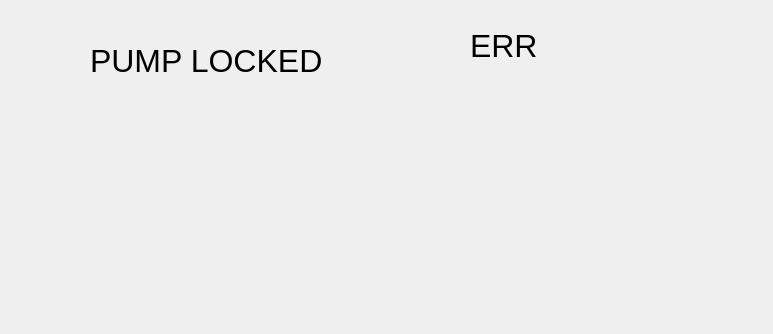
<?xml version="1.0" encoding="UTF-8"?>
<ui version="4.0">
 <class>LockPage</class>
 <widget class="QWidget" name="LockPage">
  <property name="geometry">
   <rect>
    <x>0</x>
    <y>0</y>
    <width>773</width>
    <height>334</height>
   </rect>
  </property>
  <property name="windowTitle">
   <string>Form</string>
  </property>
  <widget class="QLabel" name="lblMessage">
   <property name="geometry">
    <rect>
     <x>90</x>
     <y>20</y>
     <width>241</width>
     <height>81</height>
    </rect>
   </property>
   <property name="font">
    <font>
     <pointsize>24</pointsize>
    </font>
   </property>
   <property name="text">
    <string>PUMP LOCKED</string>
   </property>
  </widget>
  <widget class="NumberKeypad" name="keypadPlaceholder" native="true">
   <property name="geometry">
    <rect>
     <x>420</x>
     <y>80</y>
     <width>193</width>
     <height>213</height>
    </rect>
   </property>
  </widget>
  <widget class="QLabel" name="lblPinDisplay">
   <property name="geometry">
    <rect>
     <x>470</x>
     <y>30</y>
     <width>101</width>
     <height>31</height>
    </rect>
   </property>
   <property name="font">
    <font>
     <family>Liberation Sans</family>
     <pointsize>24</pointsize>
    </font>
   </property>
   <property name="text">
    <string>ERR</string>
   </property>
  </widget>
 </widget>
 <customwidgets>
  <customwidget>
   <class>NumberKeypad</class>
   <extends>QWidget</extends>
   <header>NumberKeypad.h</header>
   <container>1</container>
  </customwidget>
 </customwidgets>
 <resources/>
 <connections/>
</ui>
